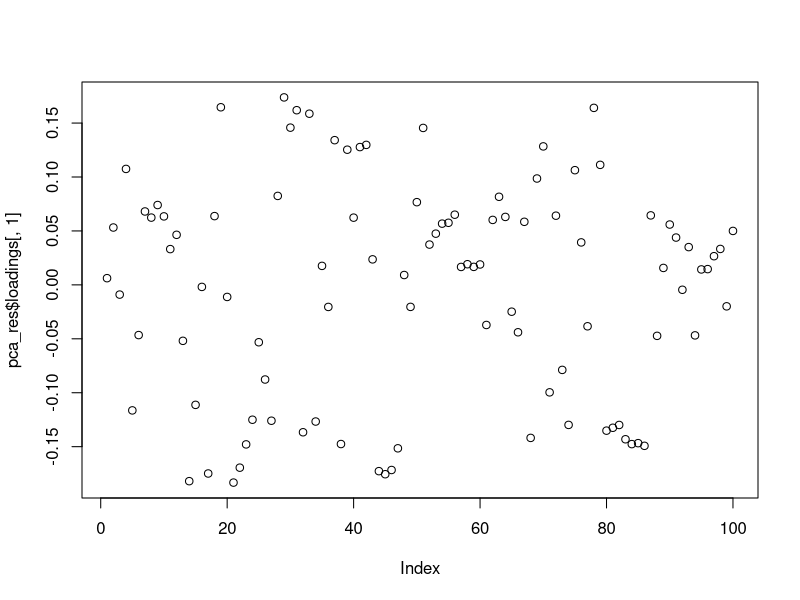
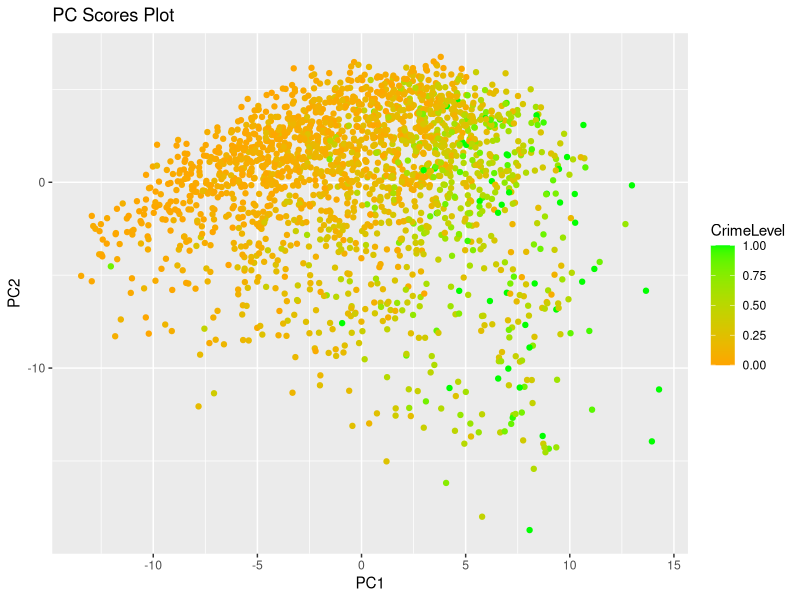
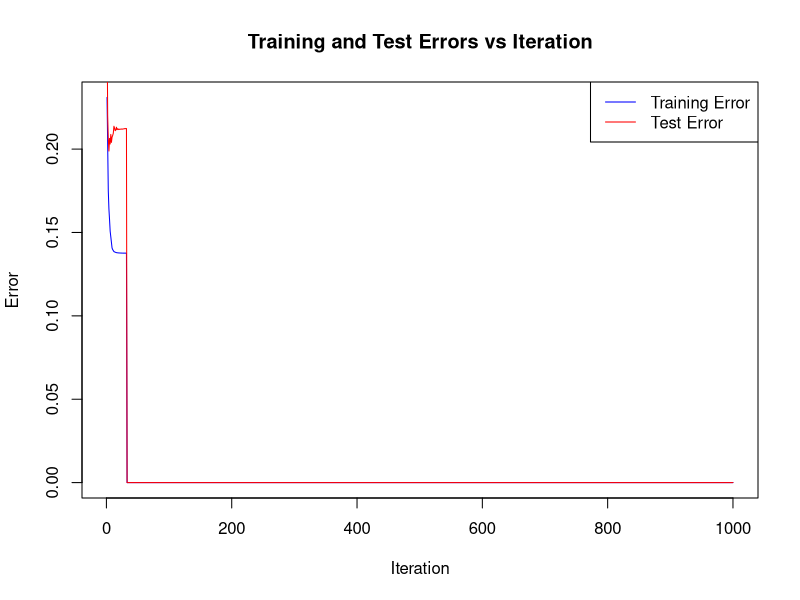

Write the R code that produced these figures, in order.
# Load required library
library(ggplot2)
library(caret)

# Load the data
crime_data <- read.csv("communities.csv")
#head(crime_data)

# Scale data
data_scaled <- scale(crime_data[, !names(crime_data) %in% "ViolentCrimesPerPop"])

# eigenvalues
eigen_res <- eigen(cor(data_scaled))

# Calculate the proportion of variation explained
cumulative_variance <- cumsum(eigen_res$values) / sum(eigen_res$values)

# Find the number of components needed for at least 95% variance
components_needed <- which(cumulative_variance >= 0.95)[1]
variance_first_two <- cumulative_variance[1:2]

cat("Number of components needed for at least 95% variance:", components_needed, "\n")
cat("Proportion of variation explained by each of the first two principal components:\n")
cat("PC1:", variance_first_two[1], "\n")
cat("PC2:", variance_first_two[2]-variance_first_two[1], "\n")



# Perform PCA using princomp()
pca_res <- princomp(data_scaled)

# Trace plot of the first principal component
# plot(pca_res)

trace_plot <- plot(pca_res$loadings[,1])
print(trace_plot)

# Features contributing to the first principal component
top_5_features <- sort(abs(pca_res$loadings[, 1]), decreasing = TRUE)[1:5]

# Print the top 5 contributing features
cat("Top 5 features contributing mostly to the first principal component:\n")
print(top_5_features)

# Plot PC scores in coordinates (PC1, PC2) with color given by ViolentCrimesPerPop
pc_scores <- predict(pca_res)
response <- crime_data$ViolentCrimesPerPop

ggplot(data.frame(PC1 = pc_scores[, 1], PC2 = pc_scores[, 2], CrimeLevel = response), aes(x = PC1, y = PC2, color = CrimeLevel)) +
  geom_point() +
  scale_color_gradient(low = "orange", high = "green") +
  labs(title = "PC Scores Plot", x = "PC1", y = "PC2")


# Split the data into training and test sets
n=dim(crime_data)[1]
set.seed(12345)
id=sample(1:n, floor(n*0.5))
train_data=crime_data[id,]
test_data=crime_data[-id,]

# Use preProcess to scale the data and obtain a scaling model
scaling_model <- preProcess(train_data, method = c("center", "scale"))

# Apply the scaling to both training and test sets
scaled_train_data <- predict(scaling_model, train_data)
scaled_test_data <- predict(scaling_model, test_data)


# Fit linear regression model
lm_model <- lm(scaled_train_data$ViolentCrimesPerPop ~ ., data = scaled_train_data)

# Compute training and test errors
train_pred <- predict(lm_model, newdata = scaled_train_data)
test_pred <- predict(lm_model, newdata = scaled_test_data)

train_error <- mean((scaled_train_data$ViolentCrimesPerPop - train_pred)^2)
test_error <- mean((scaled_test_data$ViolentCrimesPerPop - test_pred)^2)

# Print the results
cat("Training Error:", train_error, "\n")
cat("Test Error:", test_error, "\n")


# Cost function for linear regression without intercept on training data set
cost_function <- function(theta, X, y) {
  h <- X %*% theta
  cost <- 1 / (2 * length(y)) * sum((h - y)^2)
  return(cost)
}


# Compute training and test errors for every iteration
max_iter <- 1000
scaled_train_features <- as.matrix(scaled_train_data[, -which(names(train_data) == "ViolentCrimesPerPop")])
scaled_test_features <- as.matrix(scaled_test_data[, -which(names(test_data) == "ViolentCrimesPerPop")])
scaled_train_response <- scaled_train_data$ViolentCrimesPerPop
scaled_test_response <- scaled_test_data$ViolentCrimesPerPop
training_errors <- numeric(length = max_iter)
test_errors <- numeric(length = max_iter)
theta_i <- rep(0, ncol(scaled_train_features))

for (i in 1:max_iter) {
  optim_res <- optim(par = theta_i,
                     fn = cost_function,
                     X = scaled_train_features,
                     y = scaled_train_response,
                     method = "BFGS",
                     control = list(maxit = i))
  theta_i <- optim_res$par
  training_errors[i] <- cost_function(theta_i, scaled_train_features, scaled_train_response)
  test_errors[i] <- cost_function(theta_i, scaled_test_features, scaled_test_response)

  # Add a convergence check, adjust the tolerance as needed
  if (optim_res$convergence == 0) {
    break
  }
}

# Plot dependence of both errors on the iteration number
plot(training_errors, type = "l", col = "blue", xlab = "Iteration", ylab = "Error", main = "Training and Test Errors vs Iteration")
lines(test_errors, col = "red")
legend("topright", legend = c("Training Error", "Test Error"), col = c("blue", "red"), lty = 1)

